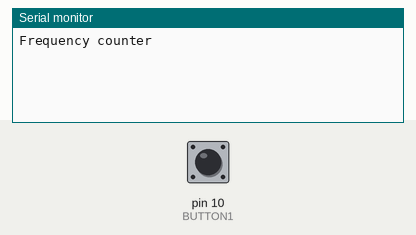
Recording of a sketch running on a simulated Arduino Uno, built with avr-gcc and run on an emulated ATmega328P. Shown: the last lines printed to the serial monitor. The test bench sets the inputs (shaded band); at power-on: pin 10 (BUTTON1) HIGH.

Above: at 1.2 s.
1.3 s: pin 10 (BUTTON1) pulsed LOW 2 times (0.12 s each, 0.3 s apart)
At 3.0 s:
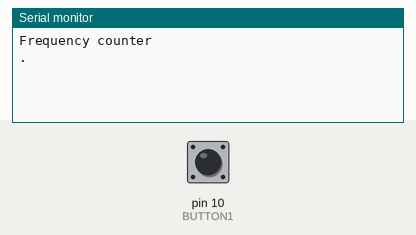
3.4 s: pin 10 (BUTTON1) pulled LOW for 0.15 s
At 6.2 s:
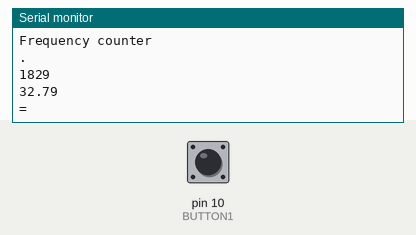
6.5 s: pin 10 (BUTTON1) pulled LOW for 1 s
At 8.0 s:
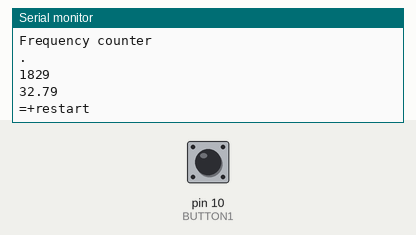
9.0 s: pin 10 (BUTTON1) pulled LOW for 0.15 s
At 9.9 s:
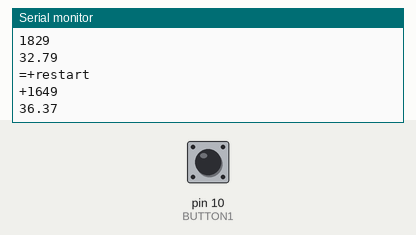
Timing chart, 0 to 11.6 s (numbered marks = the images above; inputs shaded):
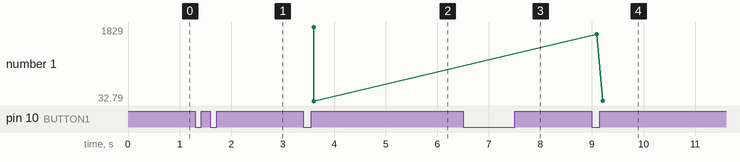

The sketch:

arduino-pll.ino
```cpp
#include <Bounce.h>
#define BUTTON1 10  //NEXT
Bounce debouncer = Bounce(BUTTON1, 50);

int freq_counter = 0;
long duration = 0, prev_duration = 0;
long start_time = -1, synthedsized_start_time;

void setup() {
  // put your setup code here, to run once:
  Serial.begin(9600);
  while(!Serial) {
    delay(5);
  }
  Serial.println("Frequency counter");

  pinMode(BUTTON1, INPUT_PULLUP);

}

bool periodExpired = false;

void loop() {

  // put your main code here, to run repeatedly:
  long m = micros();

  debouncer.update();
  if (debouncer.risingEdge()) {
    if (start_time == -1) {
      start_time = 0;
    } else
    if (start_time == 0) {
      start_time = m;
      Serial.println(".");
    } else
    {

      long duration2 = m - start_time;
      if (duration2 > 2000000){
        // threshold period of time has elapsed without a trigger
        // discard, and start again
        Serial.println("restart");
      } else {

        duration = duration2;
        Serial.println(duration/1000);
        float period_s = duration/1000000.0;
        //Serial.println(period_s);
        float bpm = 60 / period_s;
        Serial.println(bpm);
      }
      start_time = m;
    }
  } else if (!periodExpired) {
    if (duration > 0 && m >= start_time + duration) {
      Serial.print("=");
      //Serial.print(duration/1000, DEC);
      periodExpired = true;
      synthedsized_start_time = m;
    }
  } else if (periodExpired) {
    if (m >= synthedsized_start_time + duration) {
      Serial.print("+");
      //Serial.print(duration/1000, DEC);
      synthedsized_start_time = m;
    }
  }
}
```

Measured:
- after the input at 1.3 s, the serial monitor: prints a new line after 0.47 s (image 1)
- after the input at 3.4 s, the serial monitor: prints a new line after 0.20 s (image 2)
- after the input at 6.5 s, the serial monitor: prints a new line after 0.76 s (image 3)
- after the input at 9.0 s, the serial monitor: prints a new line after 0.09 s (image 4)
- plotted number 1: 32.79 → 36.37 after the input at 9.0 s
